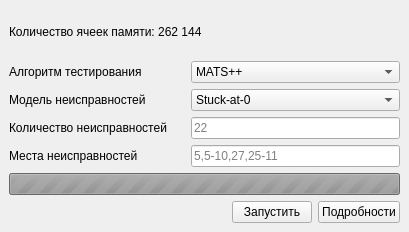
<?xml version="1.0" encoding="UTF-8"?>
<ui version="4.0">
 <class>MainWindow</class>
 <widget class="QMainWindow" name="MainWindow">
  <property name="geometry">
   <rect>
    <x>0</x>
    <y>0</y>
    <width>409</width>
    <height>232</height>
   </rect>
  </property>
  <property name="windowTitle">
   <string>Цифровой двойник ОЗУ</string>
  </property>
  <widget class="QWidget" name="centralwidget">
   <layout class="QVBoxLayout" name="verticalLayout">
    <item>
     <widget class="QLabel" name="labelRam">
      <property name="text">
       <string>Количество ячеек памяти: 262 144 </string>
      </property>
     </widget>
    </item>
    <item>
     <layout class="QFormLayout" name="formLayout">
      <property name="labelAlignment">
       <set>Qt::AlignmentFlag::AlignLeading|Qt::AlignmentFlag::AlignLeft|Qt::AlignmentFlag::AlignVCenter</set>
      </property>
      <property name="horizontalSpacing">
       <number>24</number>
      </property>
      <item row="0" column="0">
       <widget class="QLabel" name="labelAlgorithm">
        <property name="text">
         <string>Алгоритм тестирования</string>
        </property>
       </widget>
      </item>
      <item row="0" column="1">
       <widget class="QComboBox" name="comboBoxAlgorithm">
        <property name="sizePolicy">
         <sizepolicy hsizetype="Expanding" vsizetype="Fixed">
          <horstretch>0</horstretch>
          <verstretch>0</verstretch>
         </sizepolicy>
        </property>
        <item>
         <property name="text">
          <string>MATS++</string>
         </property>
        </item>
        <item>
         <property name="text">
          <string>MarchA </string>
         </property>
        </item>
        <item>
         <property name="text">
          <string>MarchB </string>
         </property>
        </item>
        <item>
         <property name="text">
          <string>MarchC </string>
         </property>
        </item>
        <item>
         <property name="text">
          <string>MarchLR </string>
         </property>
        </item>
        <item>
         <property name="text">
          <string>Checkerboard Test</string>
         </property>
        </item>
        <item>
         <property name="text">
          <string>LRAND </string>
         </property>
        </item>
       </widget>
      </item>
      <item row="1" column="0">
       <widget class="QLabel" name="labelDefect">
        <property name="text">
         <string>Модель неисправностей</string>
        </property>
       </widget>
      </item>
      <item row="1" column="1">
       <widget class="QComboBox" name="comboBoxDefect">
        <property name="sizePolicy">
         <sizepolicy hsizetype="Expanding" vsizetype="Fixed">
          <horstretch>0</horstretch>
          <verstretch>0</verstretch>
         </sizepolicy>
        </property>
        <item>
         <property name="text">
          <string>Stuck-at-0</string>
         </property>
        </item>
        <item>
         <property name="text">
          <string>Stuck-at-1</string>
         </property>
        </item>
        <item>
         <property name="text">
          <string>Bit-flip physical(read)</string>
         </property>
        </item>
        <item>
         <property name="text">
          <string>Bit-flip logical(write)</string>
         </property>
        </item>
        <item>
         <property name="text">
          <string>Rnd-Stuck-At</string>
         </property>
        </item>
       </widget>
      </item>
      <item row="2" column="0">
       <widget class="QLabel" name="labelRndSelect">
        <property name="text">
         <string>Количество неисправностей</string>
        </property>
       </widget>
      </item>
      <item row="2" column="1">
       <widget class="QLineEdit" name="lineEditRndSelect">
        <property name="toolTip">
         <string>Число случайных неповторяющихся ячеек, в которых будет выбранная неисправность</string>
        </property>
        <property name="placeholderText">
         <string>22</string>
        </property>
       </widget>
      </item>
      <item row="3" column="0">
       <widget class="QLabel" name="labelSelect">
        <property name="text">
         <string>Места неисправностей</string>
        </property>
       </widget>
      </item>
      <item row="3" column="1">
       <widget class="QLineEdit" name="lineEditSelect">
        <property name="toolTip">
         <string>Введите числа и диапазоны через запятую для ячеек, в которых точно будет выбранная неисправность. Например: 5,5-10,27,25-11</string>
        </property>
        <property name="placeholderText">
         <string>5,5-10,27,25-11</string>
        </property>
       </widget>
      </item>
     </layout>
    </item>
    <item>
     <widget class="QProgressBar" name="progressBar">
      <property name="enabled">
       <bool>false</bool>
      </property>
      <property name="maximum">
       <number>0</number>
      </property>
      <property name="value">
       <number>0</number>
      </property>
      <property name="textVisible">
       <bool>false</bool>
      </property>
      <property name="textDirection">
       <enum>QProgressBar::Direction::TopToBottom</enum>
      </property>
      <property name="format">
       <string>%p%</string>
      </property>
     </widget>
    </item>
    <item>
     <layout class="QHBoxLayout" name="horizontalLayout">
      <item>
       <spacer name="horizontalSpacer">
        <property name="orientation">
         <enum>Qt::Orientation::Horizontal</enum>
        </property>
        <property name="sizeHint" stdset="0">
         <size>
          <width>40</width>
          <height>20</height>
         </size>
        </property>
       </spacer>
      </item>
      <item>
       <widget class="QPushButton" name="pushButtonStart">
        <property name="enabled">
         <bool>true</bool>
        </property>
        <property name="text">
         <string>Запустить</string>
        </property>
       </widget>
      </item>
      <item>
       <widget class="QPushButton" name="pushButtonDetails">
        <property name="text">
         <string>Подробности</string>
        </property>
       </widget>
      </item>
     </layout>
    </item>
   </layout>
  </widget>
 </widget>
 <resources/>
 <connections/>
</ui>
